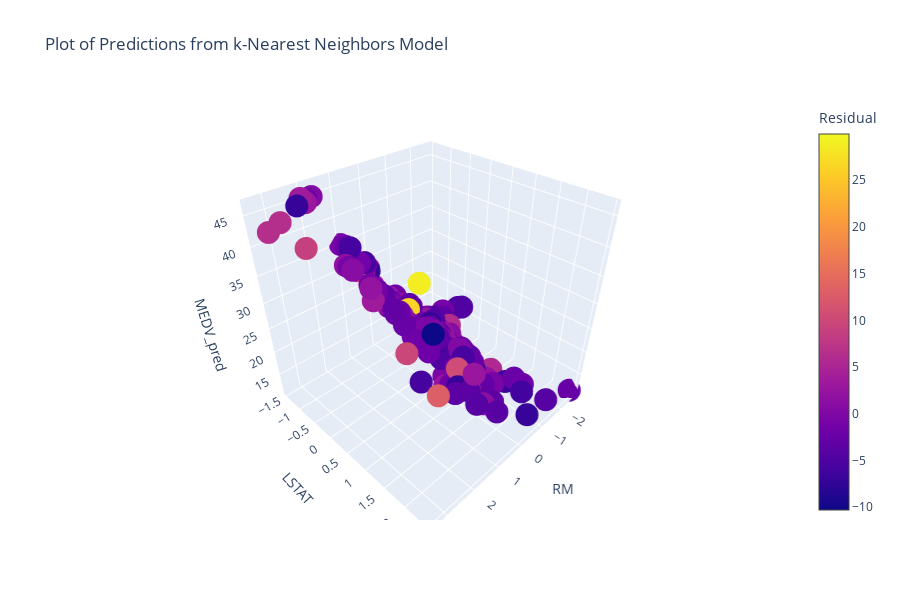

This figure's notebook cell:
### Markdown cell above
### k-Nearest Neighbors

Unlike decision trees and random forests, k-Nearest Neighbors is an unsupervised learning technique. It can also be utilized for both classification and regression. This algorithm uses "feature similarity" to predict the values of new data points, which means that predictions are made based on how closely a given value resembles others in the data set. The name of the algorithm refers to the number of "neighbors" (or nearby data point), $k$, that are considered when determining the predicted value of a data point.

### Code cell
# KNN Regression
regr_KNN = KNeighborsRegressor()

# Hyper-parameter tuning
parameters_KNN = {'n_neighbors': range(1,11), 'weights': ['uniform', 'distance'], 
                 'metric': ['euclidean', 'manhattan'],
                 'algorithm': ['auto', 'ball_tree', 'kd_tree', 'brute']}
grid_KNN = GridSearchCV(estimator = regr_KNN, param_grid = parameters_KNN)
model_KNN = grid_KNN.fit(X_train, y_train)
predictions_KNN = model_KNN.predict(X_test)

# MSE 
mse_KNN = round(mean_squared_error(y_test, predictions_KNN), 3)
rmse_KNN = round(np.sqrt(mse_KNN), 3)
print("{} is the Mean Squared Error.".format(mse_KNN))
print("{} is the Root Mean Squared Error.".format(rmse_KNN))

# R-squared
r2_KNN = round(model_KNN.score(X_test, y_test), 3)
print("{} is the R-squared.".format(r2_KNN))
    
# Residuals
residuals_KNN = y_test - predictions_KNN
residual_tests(residuals_KNN)

# Plotting
plot_model_diagnostics(predictions_KNN, y_test, residuals_KNN)

# Plotting model
plot_3d_scatter(X_test, predictions_KNN, y_test, 
                x = 'RM', y = 'LSTAT', z = 'MEDV_pred',
                title = 'Plot of Predictions from k-Nearest Neighbors Model', color = 'Residual')

### Figure 1 — Plotly figure (JSON) as saved in the notebook; plotly's stock layout.template omitted (floating-point values rounded to 4 significant figures; data arrays with more than 128 entries replaced by an {"elided": "..."} marker saying what was removed)
{"data": [{"hoverlabel": {"namelength": 0}, "hovertemplate": "RM=%{x}<br>LSTAT=%{y}<br>MEDV_pred=%{z}<br>Residual=%{marker.color}", "legendgroup": "", "marker": {"color": {"elided": "152 float values"}, "coloraxis": "coloraxis", "symbol": "circle"}, "mode": "markers", "name": "", "scene": "scene", "showlegend": false, "type": "scatter3d", "x": {"elided": "152 float values"}, "y": {"elided": "152 float values"}, "z": {"elided": "152 float values"}}], "layout": {"coloraxis": {"colorbar": {"title": {"text": "Residual"}}, "colorscale": [[0, "#0d0887"], [0.1111, "#46039f"], [0.2222, "#7201a8"], [0.3333, "#9c179e"], [0.4444, "#bd3786"], [0.5556, "#d8576b"], [0.6667, "#ed7953"], [0.7778, "#fb9f3a"], [0.8889, "#fdca26"], [1, "#f0f921"]]}, "height": 600, "legend": {"tracegroupgap": 0}, "scene": {"domain": {"x": [0, 0.98], "y": [0, 1]}, "xaxis": {"title": {"text": "RM"}}, "yaxis": {"title": {"text": "LSTAT"}}, "zaxis": {"title": {"text": "MEDV_pred"}}}, "title": {"text": "Plot of Predictions from k-Nearest Neighbors Model"}}}
